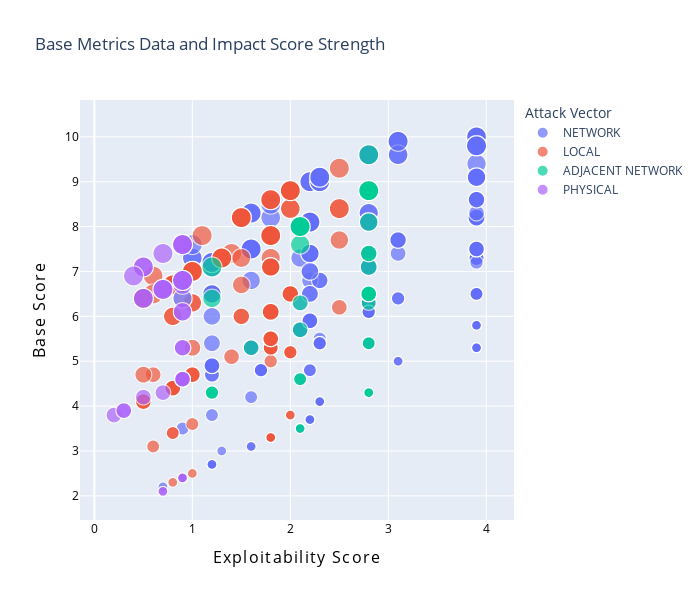

The code cell stored with this chart in its notebook:
### Code cell
options = {
    'xAxisLabel': "<span style='letter-spacing: 1.3px;'>Exploitability Score</span>",
    'yAxisLabel': "<span style='letter-spacing: 1.3px;'>Base Score</span>",
    'width': 700,
    'height': 600,
    'title': "Base Metrics Data and Impact Score Strength",
    'format': "",
    'font_size': 16,
    'font_color': "black",
    'value_color': "black",
    'value_size': 12,
     'size_col': "impactScore",
     'color_col': "attackVector",
     'key_label': "Attack Vector"
}
dt_analyzer.show_bubble_chart(
   processed_df, 
  "exploitabilityScore",
  "baseScore", 
   options
  )

### Figure 1 — Plotly figure (JSON) as saved in the notebook; plotly's stock layout.template omitted (floating-point values rounded to 4 significant figures; data arrays with more than 128 entries replaced by an {"elided": "..."} marker saying what was removed)
{"data": [{"hovertemplate": "Attack Vector=NETWORK<br><span style='letter-spacing: 1.3px;'>Exploitability Score</span>=%{x}<br><span style='letter-spacing: 1.3px;'>Base Score</span>=%{y}<br>impactScore=%{marker.size}<extra></extra>", "legendgroup": "NETWORK", "marker": {"color": "#636efa", "size": {"elided": "2718 float values"}, "sizemode": "area", "sizeref": 0.015, "symbol": "circle"}, "mode": "markers", "name": "NETWORK", "showlegend": true, "type": "scattergl", "x": {"elided": "2718 float values"}, "xaxis": "x", "y": {"elided": "2718 float values"}, "yaxis": "y"}, {"hovertemplate": "Attack Vector=LOCAL<br><span style='letter-spacing: 1.3px;'>Exploitability Score</span>=%{x}<br><span style='letter-spacing: 1.3px;'>Base Score</span>=%{y}<br>impactScore=%{marker.size}<extra></extra>", "legendgroup": "LOCAL", "marker": {"color": "#EF553B", "size": {"elided": "942 float values"}, "sizemode": "area", "sizeref": 0.015, "symbol": "circle"}, "mode": "markers", "name": "LOCAL", "showlegend": true, "type": "scattergl", "x": {"elided": "942 float values"}, "xaxis": "x", "y": {"elided": "942 float values"}, "yaxis": "y"}, {"hovertemplate": "Attack Vector=ADJACENT NETWORK<br><span style='letter-spacing: 1.3px;'>Exploitability Score</span>=%{x}<br><span style='letter-spacing: 1.3px;'>Base Score</span>=%{y}<br>impactScore=%{marker.size}<extra></extra>", "legendgroup": "ADJACENT NETWORK", "marker": {"color": "#00cc96", "size": [5.9, 3.6, 2.5, 5.9, 4.2, 3.6, 5.9, 5.9, 3.6, 3.6, 4, 4, 3.6, 5.9, 3.6, 3.6, 1.4, 1.4, 5.9, 5.9, 2.7, 3.6, 5.9, 5.9, 2.7, 3.6, 5.9, 5.9, 2.7, 3.6, 3.6, 5.9, 3.6, 3.4, 5.9, 3.6, 1.4, 3.6, 1.4, 1.4, 5.9, 3.6, 5.5, 5.9, 5.2, 5.9, 5.9, 5.9, 5.9, 3.6, 5.9, 5.9, 2.5, 2.5, 2.5, 3.6, 5.5, 3.6, 5.9, 5.9, 5.9, 5.9, 5.9, 3.7, 5.9, 5.9, 1.4, 5.9, 3.6, 3.6, 3.6, 3.6, 3.6, 3.6, 5.9, 6, 5.9, 5.9, 5.2, 3.6, 5.9, 5.9, 5.9, 5.9, 3.6, 5.9, 5.9, 3.6], "sizemode": "area", "sizeref": 0.015, "symbol": "circle"}, "mode": "markers", "name": "ADJACENT NETWORK", "showlegend": true, "type": "scattergl", "x": [2.1, 1.6, 2.8, 2.8, 2.8, 2.8, 2.8, 2.8, 2.8, 2.8, 2.8, 2.8, 2.8, 2.8, 2.8, 2.8, 2.8, 2.8, 2.8, 2.8, 1.2, 2.8, 2.8, 2.8, 1.2, 2.8, 2.8, 2.8, 1.2, 2.8, 2.8, 2.8, 2.8, 2.8, 2.8, 2.8, 2.1, 2.8, 2.1, 2.8, 2.8, 2.8, 0.9, 2.8, 2.8, 2.8, 2.8, 2.8, 0.9, 2.8, 2.8, 2.8, 2.8, 2.1, 2.1, 2.1, 2.1, 2.8, 2.8, 2.8, 2.8, 2.8, 2.8, 2.1, 2.8, 2.8, 2.8, 0.9, 2.8, 2.8, 2.8, 2.8, 2.8, 2.8, 2.8, 2.8, 2.1, 2.8, 1.2, 2.8, 2.8, 2.1, 2.8, 2.1, 2.8, 1.2, 2.8, 2.8], "xaxis": "x", "y": [8, 5.3, 5.4, 8.8, 7.1, 6.5, 8.8, 8.8, 6.5, 6.5, 7.4, 7.4, 6.5, 8.8, 6.5, 6.5, 4.3, 4.3, 8.8, 8.8, 4.3, 6.5, 8.8, 8.8, 4.3, 6.5, 8.8, 8.8, 4.3, 6.5, 6.5, 8.8, 6.5, 6.3, 8.8, 6.5, 3.5, 6.5, 3.5, 4.3, 8.8, 6.5, 6.4, 8.8, 8.1, 8.8, 8.8, 8.8, 6.8, 6.5, 8.8, 8.8, 5.4, 4.6, 4.6, 5.7, 7.6, 6.5, 8.8, 8.8, 8.8, 8.8, 8.8, 6.3, 8.8, 8.8, 4.3, 6.8, 6.5, 6.5, 6.5, 6.5, 6.5, 6.5, 8.8, 9.6, 8, 8.8, 6.4, 6.5, 8.8, 8, 8.8, 8, 6.5, 7.1, 8.8, 6.5], "yaxis": "y"}, {"hovertemplate": "Attack Vector=PHYSICAL<br><span style='letter-spacing: 1.3px;'>Exploitability Score</span>=%{x}<br><span style='letter-spacing: 1.3px;'>Base Score</span>=%{y}<br>impactScore=%{marker.size}<extra></extra>", "legendgroup": "PHYSICAL", "marker": {"color": "#ab63fa", "size": [6, 3.6, 5.9, 3.6, 5.9, 5.9, 5.9, 5.9, 5.9, 5.9, 5.9, 5.9, 5.9, 3.6, 3.6, 3.6, 3.6, 3.6, 3.6, 3.6, 3.6, 3.6, 3.6, 3.6, 3.6, 3.6, 3.6, 5.9, 5.9, 5.9, 5.9, 5.9, 4, 6, 6, 6, 5.9, 5.2, 3.6, 3.6, 5.9, 5.9, 3.6, 5.9, 3.6, 3.6, 5.9, 3.6, 5.9, 5.9, 5.5, 3.6, 5.9, 1.4, 1.4, 3.6, 6, 3.6, 3.6, 5.9, 5.9, 5.9, 5.9, 6, 5.9, 5.9, 1.4, 4, 6, 1.4, 3.6, 5.9, 5.3, 3.6, 3.6, 5.2, 5.9, 5.9, 5.9, 1.4, 3.6, 3.6, 1.4, 3.6, 5.9, 5.9, 6, 5.9], "sizemode": "area", "sizeref": 0.015, "symbol": "circle"}, "mode": "markers", "name": "PHYSICAL", "showlegend": true, "type": "scattergl", "x": [0.5, 0.9, 0.9, 0.9, 0.9, 0.9, 0.7, 0.7, 0.7, 0.9, 0.9, 0.9, 0.7, 0.9, 0.9, 0.9, 0.9, 0.9, 0.9, 0.9, 0.9, 0.9, 0.9, 0.9, 0.9, 0.9, 0.9, 0.5, 0.5, 0.9, 0.9, 0.9, 0.9, 0.5, 0.9, 0.9, 0.9, 0.9, 0.9, 0.5, 0.9, 0.9, 0.9, 0.9, 0.9, 0.9, 0.9, 0.9, 0.7, 0.9, 0.9, 0.9, 0.9, 0.7, 0.7, 0.7, 0.9, 0.9, 0.2, 0.9, 0.9, 0.9, 0.9, 0.4, 0.9, 0.9, 0.9, 0.9, 0.9, 0.9, 0.9, 0.9, 0.9, 0.3, 0.3, 0.9, 0.9, 0.9, 0.9, 0.9, 0.9, 0.9, 0.9, 0.9, 0.9, 0.9, 0.7, 0.9], "xaxis": "x", "y": [7.1, 4.6, 6.8, 4.6, 6.8, 6.8, 6.6, 6.6, 6.6, 6.8, 6.8, 6.8, 6.6, 4.6, 4.6, 4.6, 4.6, 4.6, 4.6, 4.6, 4.6, 4.6, 4.6, 4.6, 4.6, 4.6, 4.6, 6.4, 6.4, 6.8, 6.8, 6.8, 5.3, 7.1, 7.6, 7.6, 6.8, 6.1, 4.6, 4.2, 6.8, 6.8, 4.6, 6.8, 4.6, 4.6, 6.8, 4.6, 6.6, 6.8, 6.4, 4.6, 6.8, 2.1, 2.1, 4.3, 7.6, 4.6, 3.8, 6.8, 6.8, 6.8, 6.8, 6.9, 6.8, 6.8, 2.4, 5.3, 7.6, 2.4, 4.6, 6.8, 6.7, 3.9, 3.9, 6.1, 6.8, 6.8, 6.8, 2.4, 4.6, 4.6, 2.4, 4.6, 6.8, 6.8, 7.4, 6.8], "yaxis": "y"}], "layout": {"height": 600, "legend": {"itemsizing": "constant", "title": {"text": "Attack Vector"}, "tracegroupgap": 0}, "title": {"text": "Base Metrics Data and Impact Score Strength"}, "width": 700, "xaxis": {"anchor": "y", "domain": [0, 1], "tickfont": {"color": "black", "size": 12}, "title": {"font": {"color": "black", "size": 16}, "text": "<span style='letter-spacing: 1.3px;'>Exploitability Score</span>"}}, "yaxis": {"anchor": "x", "domain": [0, 1], "tickfont": {"color": "black", "size": 12}, "title": {"font": {"color": "black", "size": 16}, "text": "<span style='letter-spacing: 1.3px;'>Base Score</span>"}}}}
